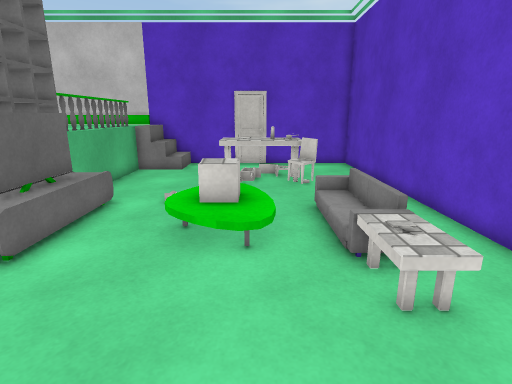
View 1 (above)

17 first-person views from a walk through a 3-D level made in the Unity game engine. The camera is 1.5 m above the floor, tilts 14° down and sees 80° across. The floor is counted in squares, 0.5 m on a side. Each view is taken from the middle of a square. On the plan, view 1 faces up. The plan holds only what a view shows up to about 20 squares ahead; the rest is blank. Surface patterns are stand-ins for the level's own textures.

View 2
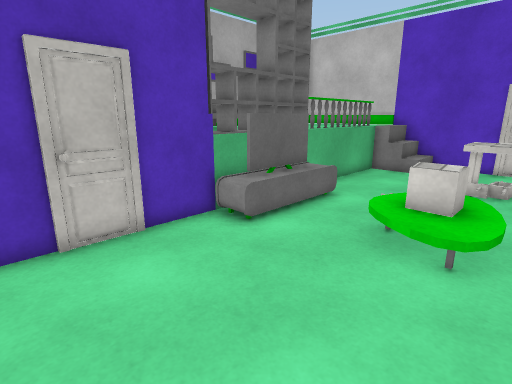

View 3
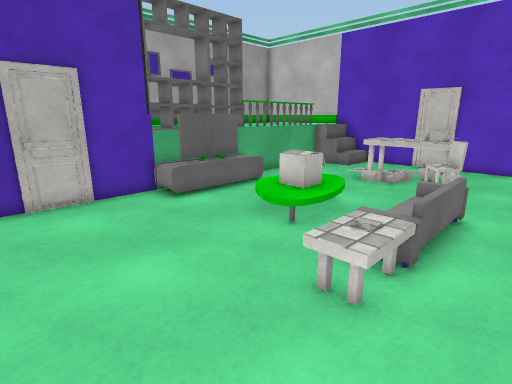

View 4
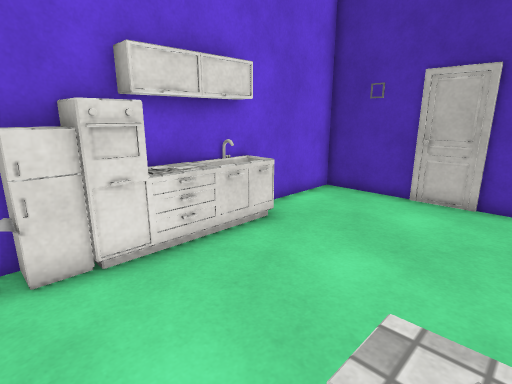

View 5
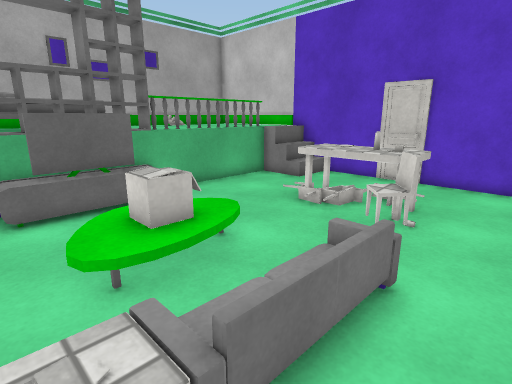

View 6
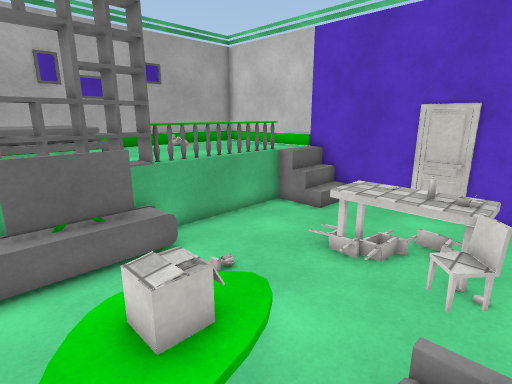

View 7
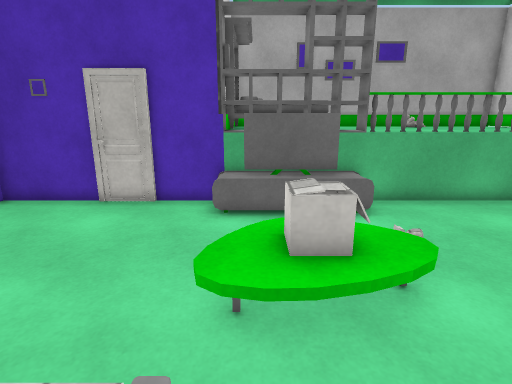

View 8
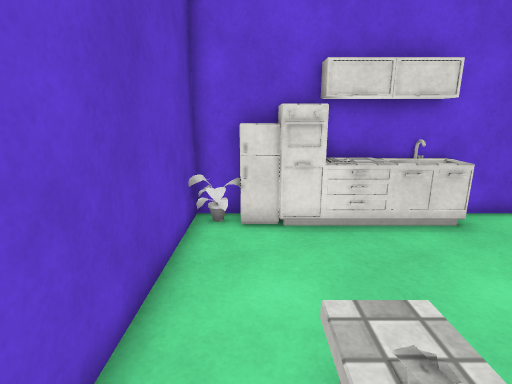

View 9
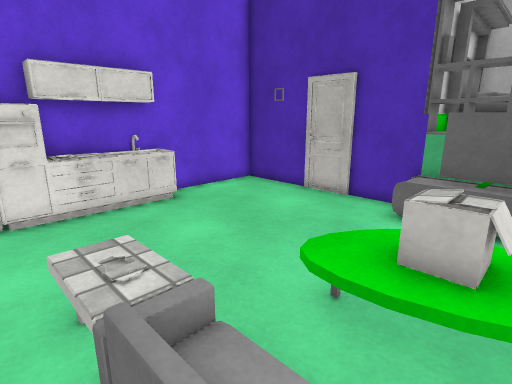

View 10
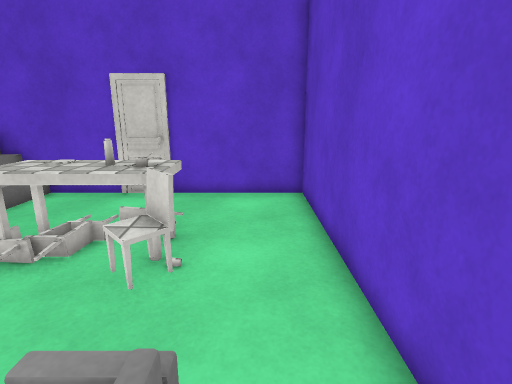

View 11
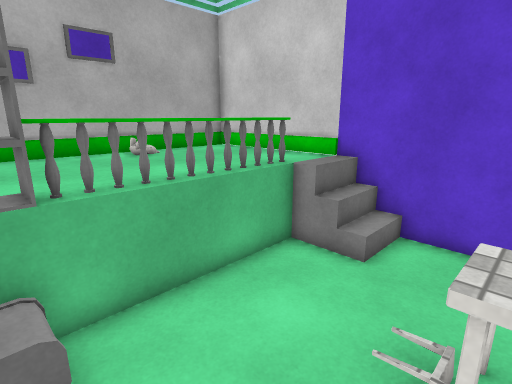

View 12
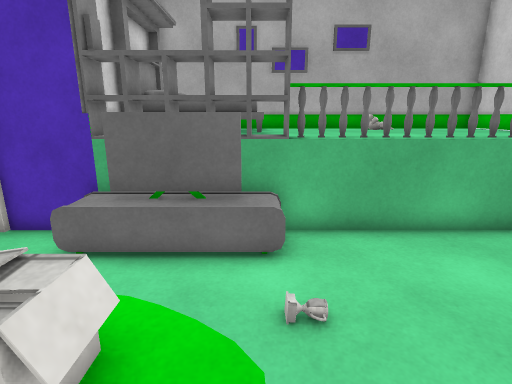

View 13
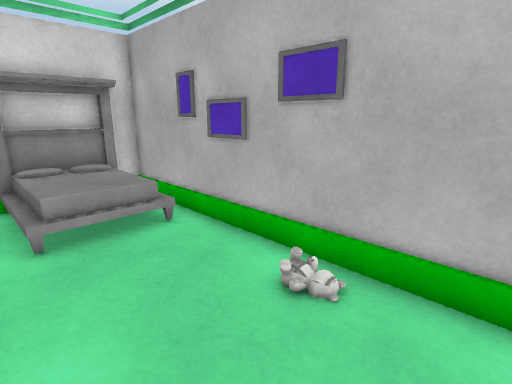

View 14
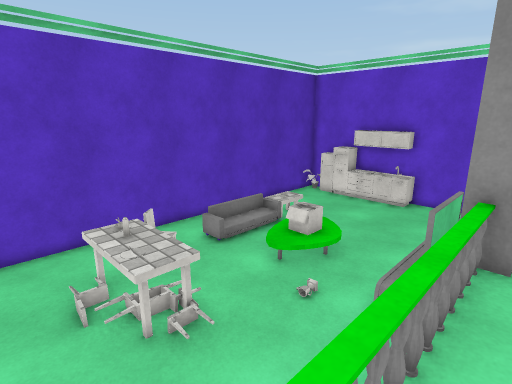

View 15
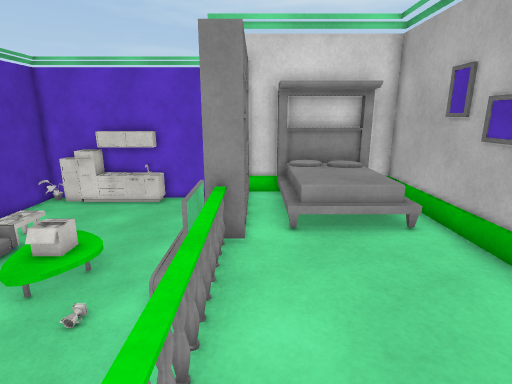

View 16
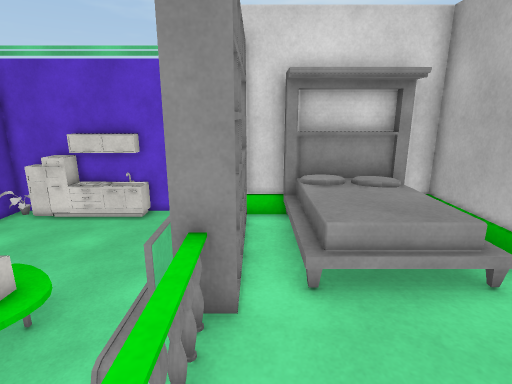

View 17
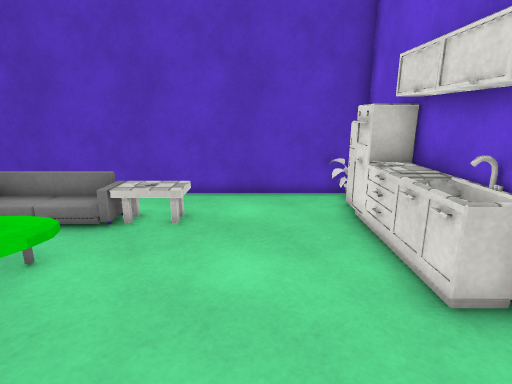

### Floor plan
Key: @ floor where view 1 was taken; # wall or solid block; . main floor; : floor 0.25 m higher than the main floor; + floor 1.25 m higher than the main floor; * floor 1.5 m higher than the main floor; % floor 1.75 m higher than the main floor; / step, stairs or slope; = window, fence, low wall or low ledge; O other object.
Columns run from 14 left of view 1 to 6 right of it. Each row starts with its distance up from view 1.
 20  ####################
 19  #++++++  ..........#
 18  #+++++/  ..........#
 17  #+++++O=...........#
 16 ## ++++#.....OOOO...#
 15 ##O++++#....#OOOO...#
 14 ##+++++#....OOOOO...#
 13 ##+++++#.......#O...#
 12 ##+++++#............#
 11 #O++++##...O........#
 10 #OO%%*##O#.../..O/..#
  9 ##O  *##O#..OOO.O/..#
  8 ##O  *##O#..OOO. :..#
  7  #O#OO##O#...OO. /..#
  6  #######O#...... /..#
  5        #........//..#
  4        #........//..#
  3        #............#
  2        #............#
  1        #............#
  0        #......@.....#
 -1        #....##OOOO#O#
 -2        #######OOOOOO#

Positions as (right, up) in squares from view 1, and headings:
1: (0, 0), facing up
2: (1, 0), facing up-left
3: (5, 0), facing up-left
4: (5, 5), facing down-left
5: (5, 5), facing up-left
6: (3, 6), facing up-left
7: (4, 7), facing left
8: (4, 7), facing down
9: (4, 9), facing down-left
10: (4, 8), facing up
11: (-1, 10), facing up-left
12: (1, 10), facing left
13: (-8, 18), facing down-left
14: (-8, 18), facing down-right
15: (-8, 18), facing down
16: (-8, 15), facing down
17: (-6, 2), facing right
